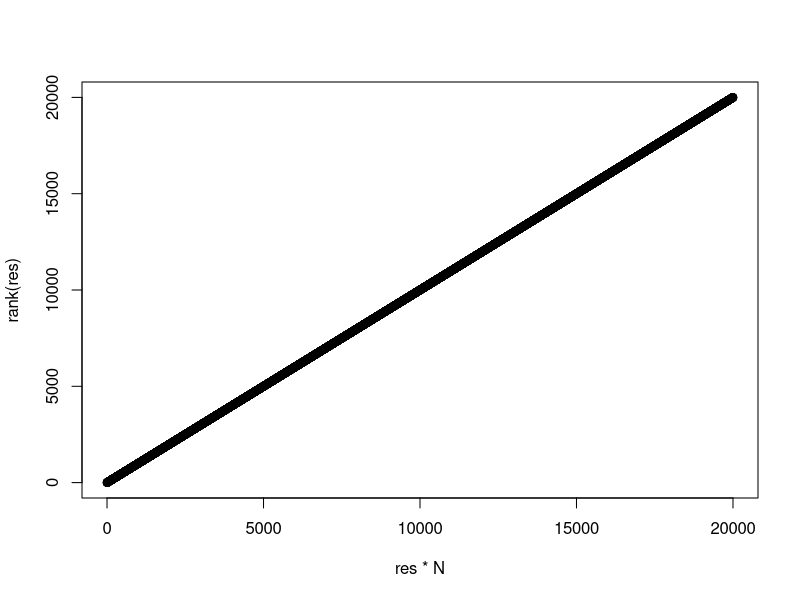

R code for this plot:
library(dplyr)
library(purrr)

N <- 2e4
id <- c(1:N)
X <- rnorm(N,mean = 5,sd=100)
DATA <- data.frame(ID =id,Var = X)

percentileCalc <- function(value){
  per_rank <- ((sum(DATA$Var < value)+(0.5*sum(DATA$Var == value)))/length(DATA$Var))
  return(per_rank)
}

res <- numeric(length = length(DATA$Var))
sta <- Sys.time()
for (i in seq_along(DATA$Var)) {
  res[i]<-percentileCalc(DATA$Var[i])
}
sto <- Sys.time()
sto - sta

all.equal(res * N, rank(DATA$Var) - 0.5)

plot(res * N, rank(res))
head(res * N)
head(rank(res))
head(dplyr::percent_rank(DATA$Var))
head(res)

DATA$Var2 <- sample(0:10, size = N, replace = TRUE)

head(rank(DATA$Var2))
percentileCalc2 <- function(value){
  per_rank <- ((sum(DATA$Var2 < value)+(0.5*sum(DATA$Var2 == value)))/length(DATA$Var2))
  return(per_rank)
}
res2 <- numeric(length = length(DATA$Var2))
for (i in seq_along(DATA$Var2)) {
  res2[i]<-percentileCalc2(DATA$Var2[i])
}
head(res2 * N)
all.equal(res2 * N, rank(DATA$Var2) - 0.5)
